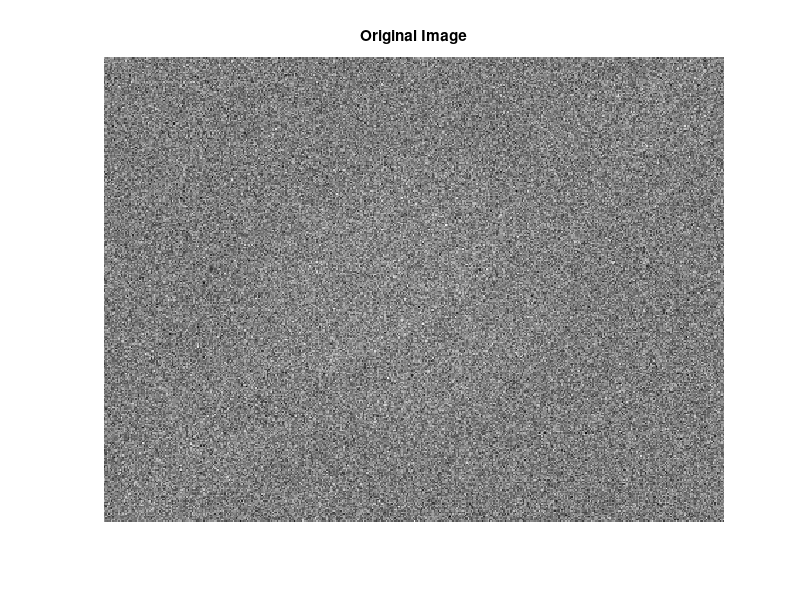
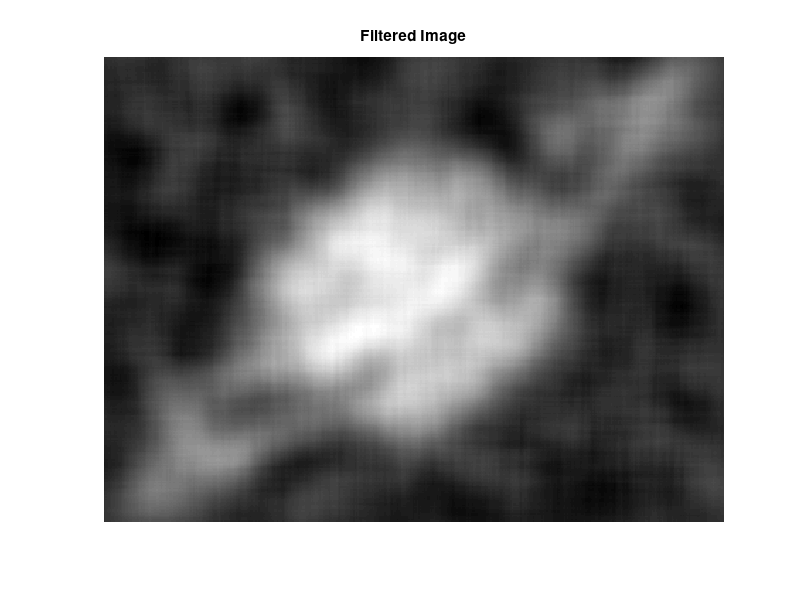
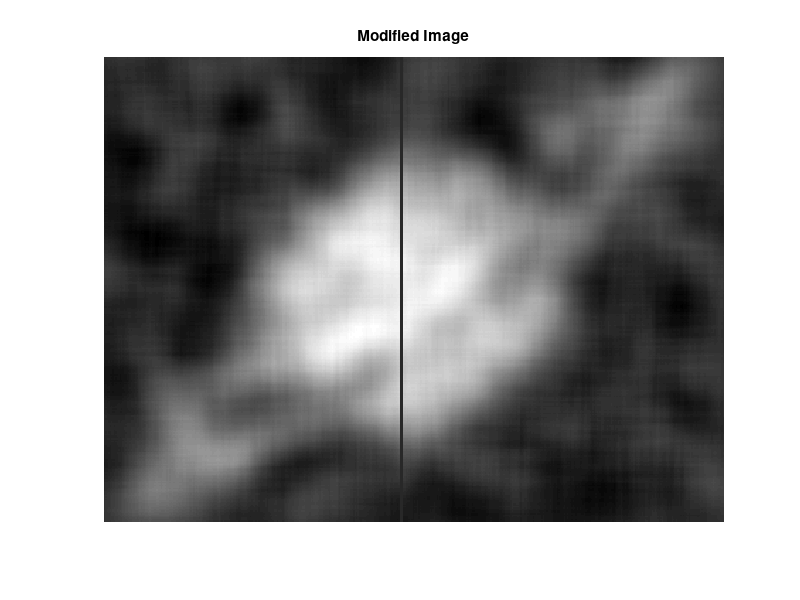
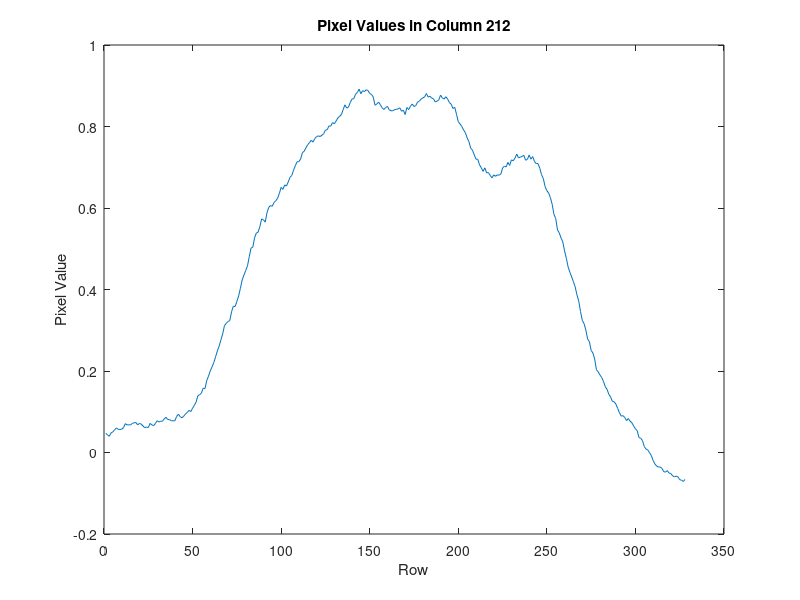

MATLAB code to generate these figures, in order:
clear all;
clc;

% PARAMETERS
% Note-to-self: Signal in the image is about 0.9.
target = 3. / 0.2; % factor between the desired and current SNRs.
g_sigma = target;
filtersize = g_sigma * 3.0;

% Load the image
load("noisy.mat")

% Display the original image
figure;
imshow(noisy, []);
title('Original Image');

% Calculate and display the standard deviation of the original image
original_std = std2(noisy);
fprintf('Standard Deviation of Original Image: %.2f\n', original_std);

% Create a Gaussian filter
g = fspecial('gaussian', filtersize, g_sigma);
%h = fspecial('gaussian',hsize,sigma) 
%returns a rotationally symmetric Gaussian lowpass filter of size hsize with standard deviation sigma. 

% Apply the filter to the image
filtim = filter2(g, noisy);

% Display the filtered image
figure;
imshow(filtim, []);
title('Filtered Image');

% Calculate and display the standard deviation of the filtered image
filtered_std = std2(filtim);
fprintf('Standard Deviation of Filtered Image: %.2f\n', filtered_std);

% Set a region of the filtered image to zero
filtim(:, 210:211) = 0;

% Display the modified image
figure;
imshow(filtim, []);
title('Modified Image');

% Plot pixel values in a specific column
figure;
plot(filtim(:, 212));
title('Pixel Values in Column 212');
xlabel('Row');
ylabel('Pixel Value');
